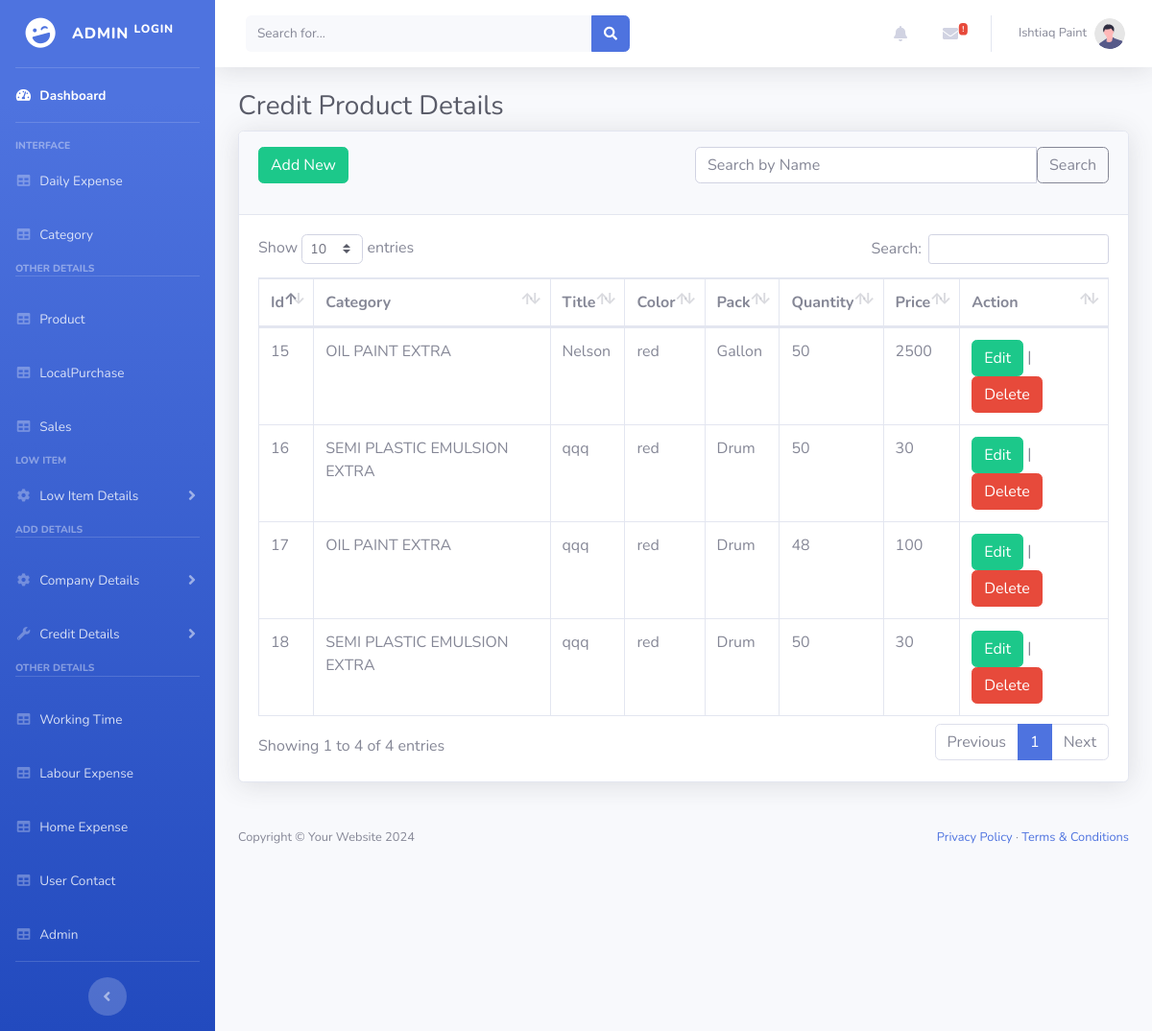
The page /admin/CreditProduct.php (signed in) on the database its author committed.
### tables this page shows
CREATE TABLE `creditproduct` (
  `id` int(100) NOT NULL,
  `cate_id` int(11) NOT NULL,
  `title` varchar(255) NOT NULL,
  `color` varchar(255) NOT NULL,
  `pack` varchar(255) NOT NULL,
  `quantity` varchar(255) NOT NULL,
  `price` int(255) NOT NULL
);

CREATE TABLE `categories` (
  `cate_id` int(11) NOT NULL,
  `cate_name` varchar(200) NOT NULL
);

### admin/CreditProduct.php (the view, shortened to what this page needs)
<?php
$searchTerm = isset($_GET['search']) ? $_GET['search'] : '';
?>
<!DOCTYPE html>
<html lang="en">
<head>
    <link href="vendor/fontawesome-free/css/all.min.css" rel="stylesheet" type="text/css">
    <link href="css/sb-admin-2.min.css" rel="stylesheet">
    <link href="vendor/datatables/dataTables.bootstrap4.min.css" rel="stylesheet">
</head>
<body id="page-top">
<?php include_once("Header.php"); ?>
<div id="wrapper">
    <div id="content-wrapper" class="d-flex flex-column">
        <div id="content">
            <div class="container-fluid">
                <h1 class="h3 mb-2 text-gray-800">Credit Product Details</h1>
                <div class="card shadow mb-4">
                    <div class="card-header py-3">
                        <div class="row">
                            <div class="col-md-6">
                                <a href="CreditProductAdd.php" class="btn btn-success">Add New</a>
                            </div>
                            <div class="col-md-6">
                                <form method="GET" action="">
                                    <div class="input-group mb-3">
                                        <input type="text" class="form-control" placeholder="Search by Name" name="search" value="<?= htmlspecialchars($searchTerm); ?>" id="searchInput" onkeyup="myFunction()">
                                        <button class="btn btn-outline-secondary" type="submit">Search</button>
                                    </div>
                                </form>
                            </div>
                        </div>
                    </div>
                    <div class="card-body">
                        <div class="table-responsive">
                            <table class="table table-bordered" id="dataTable" width="100%" cellspacing="0">
                                <thead>
                                    <tr>
                                    <th>Id</th>
                                <th>Category</th>
                                <th>Title</th>
                                <th>Color</th>
                                <th>Pack</th>
                                <th>Quantity</th>
                                <th>Price</th>
                                        <th>Action</th>
                                    </tr>
                                </thead>
                                <tbody>
                            <?php
                            include_once("DatabaseConn.php");
                            $query = "SELECT * FROM `creditproduct`";
                            $result = mysqli_query($conn, $query);
                            if(mysqli_num_rows($result)){
                                while($row = mysqli_fetch_array($result)){
                                    $cat_id = $row[1];
                                    $cat_nameQ = "SELECT * FROM `categories` where cate_id = $cat_id";
                                    $cat_name = mysqli_query($conn,$cat_nameQ);
                                    $fetch_cat_name = mysqli_fetch_assoc($cat_name);
                            ?>
                            <tr>
                                <td><?php echo $row[0];?></td>
                                <td><?php echo $fetch_cat_name['cate_name'];?></td>
                                <td><?php echo $row[2];?></td>
                                <td><?php echo $row[3];?></td>
                                <td><?php echo $row[4];?></td>
                                <td><?php echo $row[5];?></td>
                                <td><?php echo $row[6];?></td>
                                <td><a href="CreditProductEdit.php?id=<?=$row['id']?>" class="btn btn-success" >Edit</a> | <a href="CreditProductDelete.php?id=<?=$row['id']?>" class="btn btn-danger">Delete</a></td>
                            </tr>
                            <?php
                                }
                            }
                            ?>
                                </tbody>
                            </table>
                        </div>
                    </div>
                </div>
            </div>
        </div>
        <footer class="py-4 bg-light mt-auto">
            <div class="container-fluid px-4">
                <div class="d-flex align-items-center justify-content-between small">
                    <div class="text-muted">Copyright &copy; Your Website <?= date("Y") ?></div>
                    <div>
                        <a href="#">Privacy Policy</a>
                        &middot;
                        <a href="#">Terms &amp; Conditions</a>
                    </div>
                </div>
            </div>
        </footer>
    </div>
</div>
</body>
</html>

### rows shown on the page
creditproduct: id "15", cate.cate_name "OIL PAINT EXTRA", title "Nelson", color "red", pack "Gallon", quantity "50", price "2500"
creditproduct: id "16", cate.cate_name "SEMI PLASTIC EMULSION EXTRA", title "qqq", color "red", pack "Drum", quantity "50", price "30"
creditproduct: id "17", cate.cate_name "OIL PAINT EXTRA", title "qqq", color "red", pack "Drum", quantity "48", price "100"
creditproduct: id "18", cate.cate_name "SEMI PLASTIC EMULSION EXTRA", title "qqq", color "red", pack "Drum", quantity "50", price "30"
